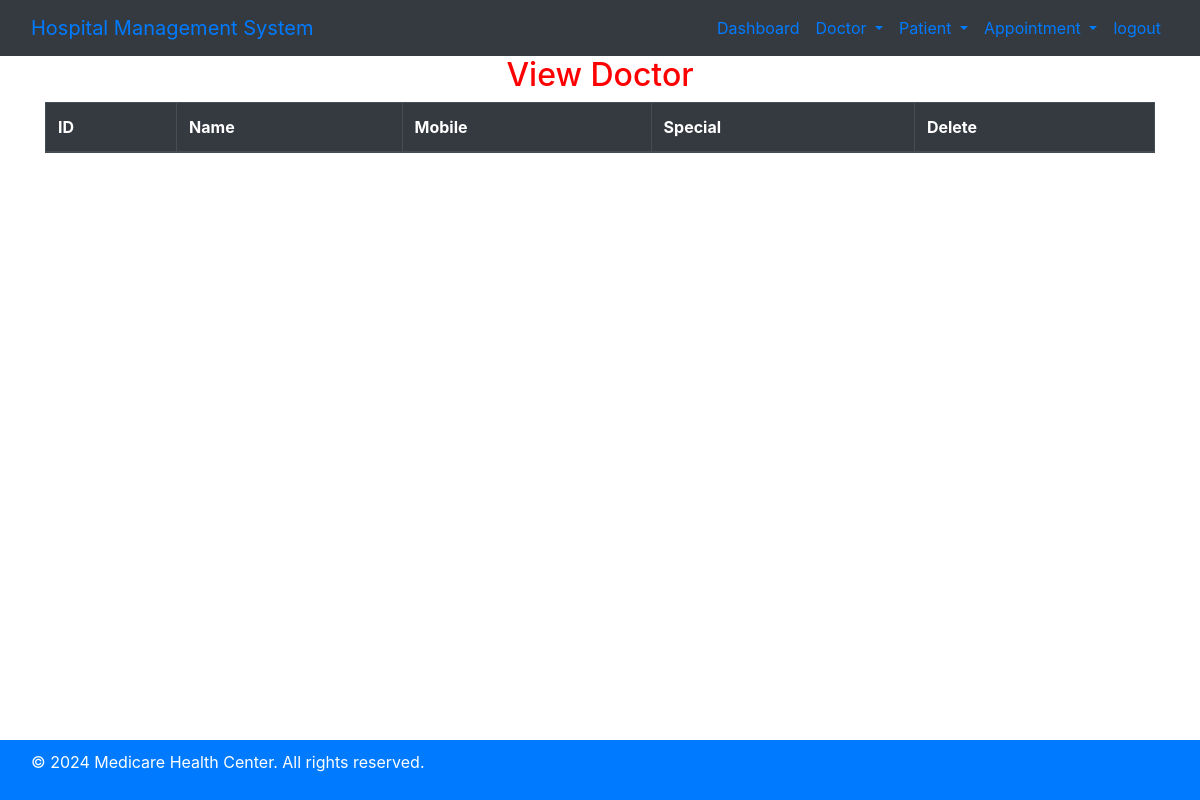
/view_doctor/ (signed in), run on an earlier commit of the app's database.
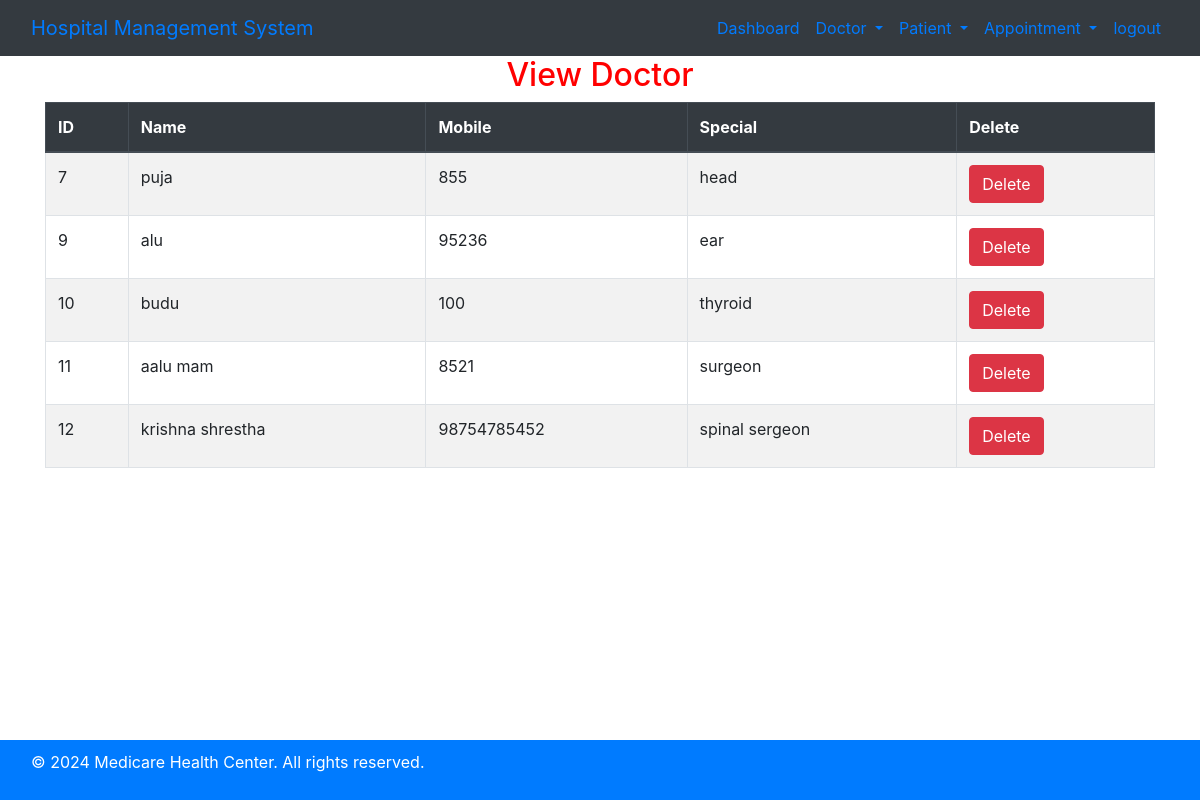
And on a later commit of the database.
### hospital/models.py (models this page shows, shortened)
class Doctor(models.Model):
    Name = models.CharField(max_length=50)
    mobile = models.IntegerField()
    special = models.CharField(max_length=50)

### hospital/views.py (the view)
# urls.py: path('view_doctor/',View_Doctor,name='view_doctor'),
def View_Doctor(request):
    if not request.user.is_staff:
        return redirect('login')
    doc = Doctor.objects.all()
    d = {'doc':doc}
    return render(request,'view_doctor.html',d)

### hospital/templates/view_doctor.html
{% include 'base.html' %}
{% include 'navigation.html' %}
<div class="container">
    <h2 class="text-center"  style="color:red;">View Doctor</h2>
    <table id="example" class="table table-bordered table-striped">
        <thead class="thead-dark">
            <tr>
                <th>ID</th>
                <th>Name</th>
                <th>Mobile</th>
                <th>Special</th>
                <th>Delete</th>
            </tr>
        </thead>
        <tbody>
            {% for i in doc %}
            <tr>
                <td>{{ i.id }}</td>
                <td>{{ i.Name }}</td>
                <td>{{ i.mobile }}</td>
                <td>{{ i.special }}</td>
                <td>
                    <a href="{% url 'delete_doctor' i.id %}" onclick="return confirm('Are you sure you want to delete?')" class="btn btn-danger">Delete</a>
                </td>
            </tr>
            {% endfor %}
        </tbody>
    </table>
</div>
{% include 'footer.html' %}

### hospital/templates/base.html (shortened to what this page needs)
{% load static %}
<!DOCTYPE html>
<html lang="en">
<head>
    <link rel="stylesheet" href="https://cdn.jsdelivr.net/npm/bootstrap@4.6.2/dist/css/bootstrap.min.css">
    <link rel="stylesheet" href="https://use.fontawesome.com/releases/v5.7.0/css/all.css"/>
    <link rel="stylesheet" type="text/css" href="{% static 'css/mystyle.css' %}">
    <link rel="stylesheet" type="text/css" href="{% static 'css/mystyle1.css' %}">
    <link rel="stylesheet" type="text/css" href="{% static 'css/index.css' %}">
    <link rel="stylesheet" href="https://cdn.datatables.net/1.13.6/css/jquery.dataTables.min.css"/>
    <link rel="stylesheet" href=" https://cdn.datatables.net/buttons/2.4.2/css/buttons.dataTables.min.css"/>
</head>
<body>
</body>
</html>

### hospital/templates/navigation.html (shortened to what this page needs)
<nav class="navbar navbar-expand-lg bg-dark">
    <div class="container-fluid">
      <a class="navbar-brand" href="#">Hospital Management System</a>
      <div class="collapse navbar-collapse" id="navbarSupportedContent">
        <ul class="navbar-nav ml-auto mb-2 mb-lg-0">
          {% if request.user.is_staff %}
          <li class="nav-item">
            <a class="nav-link" href="{% url 'dashboard' %}">Dashboard<span class="sr-only">(current)</span></a>
          </li>
          <li class="nav-item dropdown">
            <a class="nav-link dropdown-toggle" href="#" role="button" data-bs-toggle="dropdown" aria-expanded="false">
                Doctor
            </a>
          </li>
          <li class="nav-item dropdown">
            <a class="nav-link dropdown-toggle" href="#" role="button" data-bs-toggle="dropdown" aria-expanded="false">
                Patient
            </a>
          </li>
          <li class="nav-item dropdown">
            <a class="nav-link dropdown-toggle" href="#" role="button" data-bs-toggle="dropdown" aria-expanded="false">
                Appointment
            </a>
          </li>
          <li class="nav-item">
            <a class="nav-link" href="{% url 'logout_admin' %}">logout</a>
          </li>
          {% endif %}
        </ul>
      </div>
    </div>
  </nav>

### hospital/templates/footer.html (shortened to what this page needs)
<nav class="navbar navbar-expand-sm bg-primary navbar-dark fixed-bottom" style="height: 60px;">
    <div class="footer-bottom">
        <div class="container">
            <div class="row">
                <div class="col-sm-12 text-center">
                    <div class="copyright-text">
                        <p style="color: white;">&copy; 2024 Medicare Health Center. All rights reserved.</p>
                    </div>
                </div>
            </div>
        </div>
    </div>
</nav>

### hospital/static/css/mystyle.css (style rules this page uses)
.container-fluid { display: flex; flex-wrap: wrap; justify-content: center; }

What changed in the data, as far as the page shows it:
added Doctor: id "7", Name "puja", mobile "855", special "head"
added Doctor: id "9", Name "alu", mobile "95236", special "ear"
added Doctor: id "10", Name "budu", mobile "100", special "thyroid"
added Doctor: id "11", Name "aalu mam", mobile "8521", special "surgeon"
added Doctor: id "12", Name "krishna shrestha", mobile "98754785452", special "spinal sergeon"
